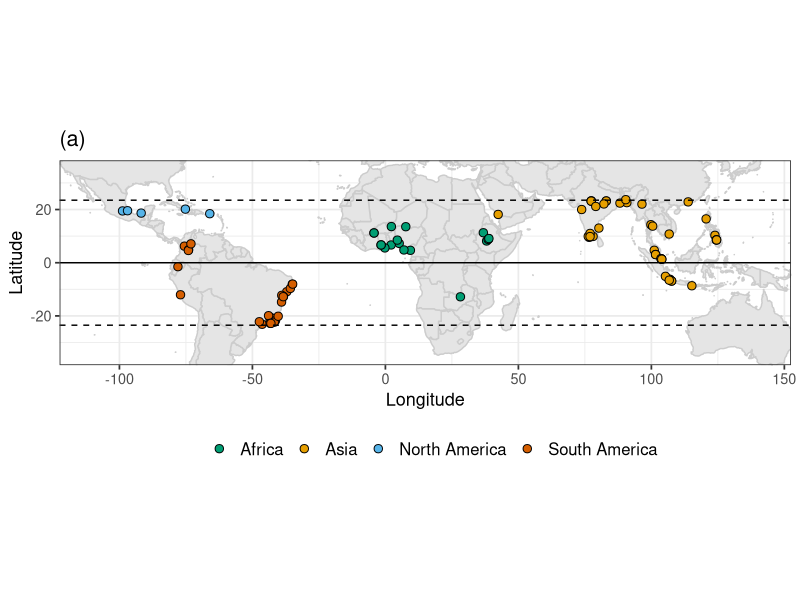
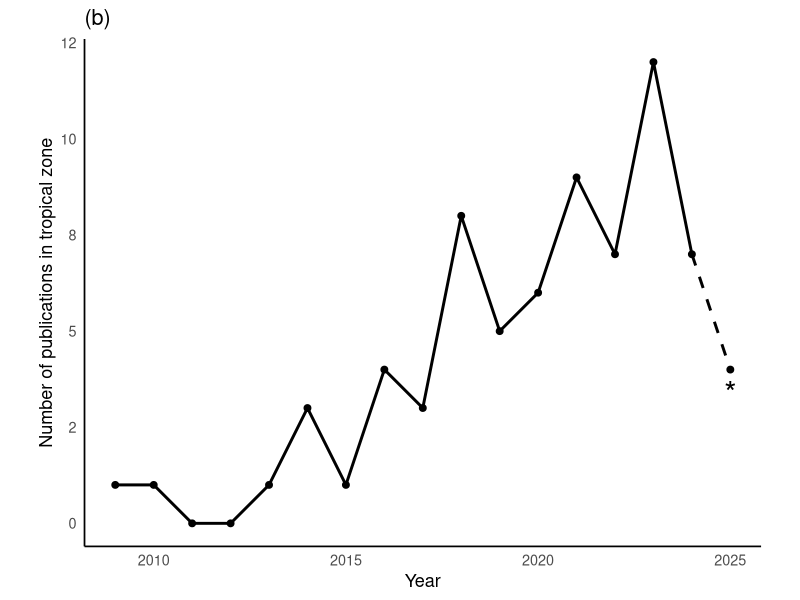
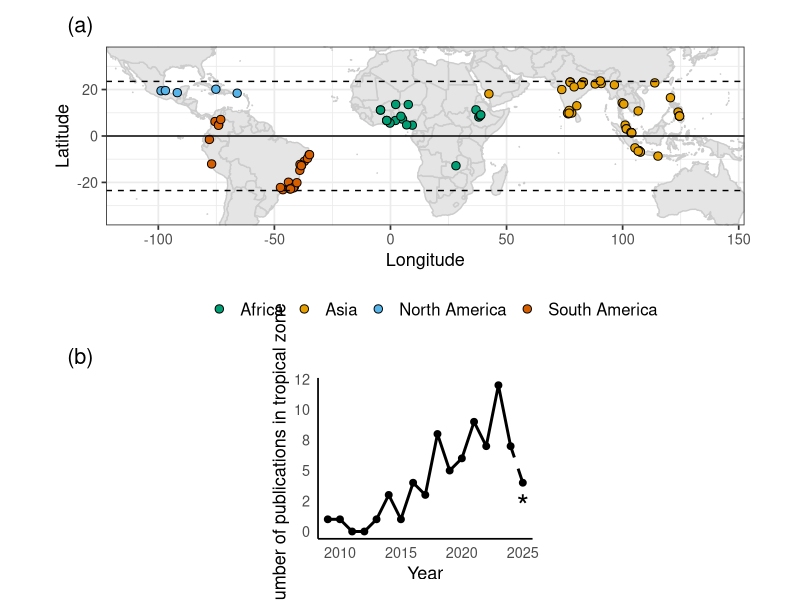
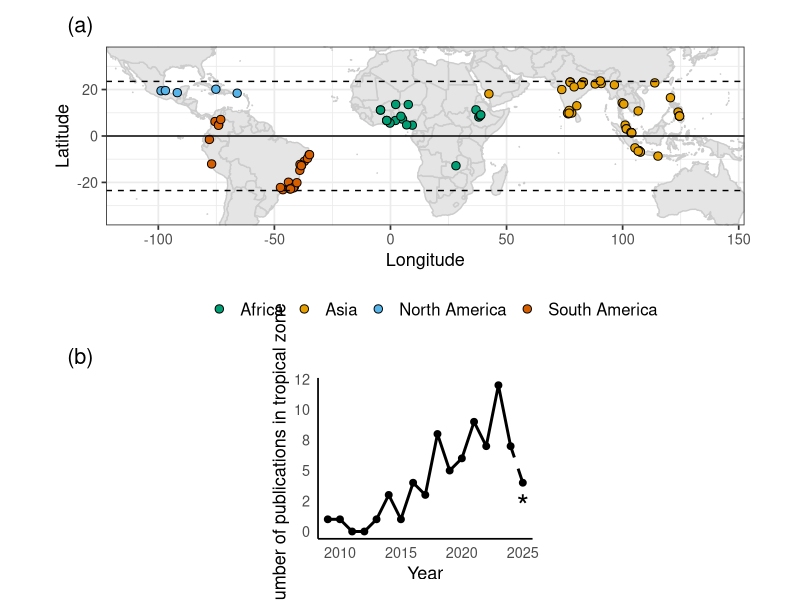

R code for these plots, in order:
library(readxl)
library(ggplot2)
library(dplyr)
library(patchwork)

#importing city data
data_c <- read_excel("tropical_9_1_2025.xlsx", sheet = "preview_city")
### lat long in word map
#setting as numeric data
data_c$Latitude <- as.numeric(as.character(data_c$Latitude))
data_c$Longitude <- as.numeric(as.character(data_c$Longitude))


# Creating column for continents
data_c <- data_c %>%
  mutate(Continent = case_when(
    Region_Country %in% c("India", "Malaysia", "Indonesia", "Thailand", "Singapore", 
                          "Vietnam", "Bangladesh", "Myanmar", "Philippines", "China","Saudi Arabia") ~ "Asia",
    
    
    Region_Country %in% c("Brazil", "Colombia", "Ecuador", "Peru") ~ "South America",
    
    Region_Country %in% c("Mexico", "Cuba", "Puerto Rico") ~ "North America",
    
    Region_Country %in% c("Zambia", "Nigeria", "Ethiopia", "Benin", "Ghana", 
                          "Burkina Faso", "Cameroon", "Niger") ~ "Africa",
    
    
    TRUE ~ "Other"
  ))

# Defining colors
continent_colors <- c(
  "Asia" = "#E69F00",
  "North America" = "#56B4E9", 
  "Africa" = "#009E73",
  "South America" = "#D55E00"
)

#map cities---------------------------------------------------------------------
# Zoom in the tropical area
p <- ggplot() +
  borders("world", colour = "gray80", fill = "gray90") +
  geom_point(data = data_c, aes(x = Longitude, y = Latitude, fill = Continent),
             color = "black",
             shape = 21,
             size = 2.5,
             stroke = 0.5) +
  geom_hline(yintercept = 23.5, linetype = "dashed", color = "black", linewidth = 0.5) +
  geom_hline(yintercept = -23.5, linetype = "dashed", color = "black", linewidth = 0.5) +
  geom_hline(yintercept = 0, linetype = "solid", color = "black", linewidth = 0.5) +
  scale_fill_manual(values = continent_colors) +
  coord_quickmap(xlim = c(-110, 140), ylim = c(-35, 35)) +  # Zoom
  theme_bw(base_size = 13) +
  labs(x = "Longitude", y = "Latitude", fill = " ") +
  ggtitle("(a)") +
  theme(legend.position = "bottom",
        legend.title = element_text(size = 12, face = "bold"),
        legend.text  = element_text(size = 12))
p

#importing all data
data <- read_excel("tropical_9_1_2025.xlsx", 
                   sheet = "all_data_organized")

#filtering per title
data_p<- data %>%
  distinct(Title, .keep_all = TRUE)

#publication date line chart
dados_para_grafico <- data_p %>%
  mutate(Publication_date = as.integer(Publication_date)) %>%
  group_by(Publication_date) %>%
  summarise(
    Frequencia_Publicacoes = n(), 
    .groups = 'drop' 
  )# %>%
#filter(!is.na(Publication_date))
zeros <- tibble(
  Publication_date = c(2011, 2012),
  Frequencia_Publicacoes = c(0, 0)
)
dados_para_grafico<- bind_rows(dados_para_grafico, zeros)

dados_linha <- dados_para_grafico %>%
  arrange(Publication_date) %>%
  slice(1:(n() - 1))

ultimo_ponto <- dados_para_grafico %>%
  filter(Publication_date == max(Publication_date))

ultimo_segmento <- dados_para_grafico %>%
  arrange(Publication_date) %>%
  summarise(
    x    = Publication_date[n() - 1],
    y    = Frequencia_Publicacoes[n() - 1],
    xend = Publication_date[n()],
    yend = Frequencia_Publicacoes[n()]
  )


#chart publication--------------------------------------------------------------
(pub_chart <- dados_para_grafico %>%
   ggplot() +
   geom_line(
     data = dados_linha,
     aes(x = Publication_date, y = Frequencia_Publicacoes),
     color = "black",
     linewidth = 1
   ) +
   geom_segment(
     data = ultimo_segmento,
     aes(x = x, y = y, xend = xend, yend = yend),
     linetype = "dashed",
     linewidth = 1,
     color = "black"
   ) +
   geom_point(
     data = dados_para_grafico,
     aes(x = Publication_date, y = Frequencia_Publicacoes),
     shape = 21, fill = "black", color = "black", size = 2
   ) +
   labs( x = "Year", y = "Number of publications in tropical zone" ) +
   
   geom_text(
     data = ultimo_segmento,
     aes(x = xend, y = yend, label = "*"),
     vjust = 1.5,
     size = 8
   )
   + scale_y_continuous(labels = scales::label_number(accuracy = 1))+
   theme_minimal(base_size = 13) +
   theme(
     panel.grid = element_blank(),
     panel.background = element_rect(fill = "white", color = NA),
     plot.background  = element_rect(fill = "white", color = NA),
     axis.line = element_line(color = "black")
   )
 + ggtitle("(b)")
 + coord_fixed()
 
)


#saving together----------------------------------------------------------------

library(patchwork)
(m <- (p / pub_chart + plot_layout(heights = c(1,0.9))))


ggsave("map_fig2.png", plot = m, dpi = 300, width = 7.3, height = 7.6, units = "in")
